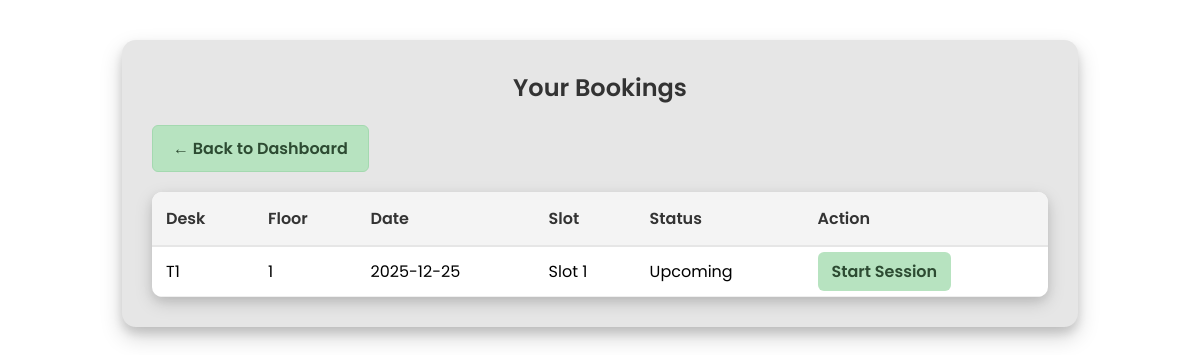
Screenshot of /booking/mybookings (signed in) with the database file from the repository.
### models.py (models this page shows)
class Booking(db.Model):
    id = db.Column(db.Integer, primary_key=True)
    user_id = db.Column(db.Integer, db.ForeignKey('user.id'), nullable=False)
    desk_number = db.Column(db.String(80), nullable=False)
    date = db.Column(db.String(20), nullable=False)
    timeslot = db.Column(db.String(30), nullable=False)
    floor = db.Column(db.Integer, nullable=False, default=1)
    status = db.Column(db.String(20), default="Upcoming")   # <-- UPDATED
    session_start = db.Column(db.DateTime, nullable=True)  # <-- NEW
    session_end = db.Column(db.DateTime, nullable=True)    # <-- NEW
    created_at = db.Column(db.DateTime, default=datetime.utcnow)
    user = db.relationship('User', backref='bookings', lazy=True)

### booking.py (the view)
@booking_bp.route('/mybookings')
@login_required
def mybookings():
    rows = Booking.query.filter(
        Booking.user_id == current_user.id,
        Booking.status.in_(["Upcoming", "Active"])
    ).order_by(Booking.date.asc(), Booking.timeslot.asc()).all()
    return render_template('mybookings.html', bookings=rows)

### app.py (called while the page is built)
@login_manager.user_loader
def load_user(user_id):
    return User.query.get(int(user_id))

### templates/mybookings.html (shortened to what this page needs)
<!doctype html>
<html>
<head>
</head>
<body>
  <div class="container">
    <h2>Your Bookings</h2>
    <a href="{{ url_for('booking.dashboard') }}" class="back-btn">← Back to Dashboard</a>
    {% if bookings %}
      <table>
        <thead>
          <tr>
            <th>Desk</th>
            <th>Floor</th>
            <th>Date</th>
            <th>Slot</th>
            <th>Status</th>
            <th>Action</th>
          </tr>
        </thead>
        <tbody>
          {% for b in bookings %}
          <tr>
            <td>{{ b.desk_number }}</td>
            <td>{{ b.floor }}</td>
            <td>{{ b.date }}</td>
            <td>{{ b.timeslot }}</td>
            <td>{{ b.status }}</td>
<td>
  {% if b.status == 'Upcoming' %}
    <a class="btn" href="{{ url_for('booking.start_booking', booking_id=b.id) }}">Start Session</a>
  {% elif b.status == 'Active' %}
    <a class="btn" href="{{ url_for('booking.fullscreen_workspace', booking_id=b.id) }}">Open Workspace</a>
    <a class="btn" href="{{ url_for('booking.end_session', booking_id=b.id) }}">End Session</a>
  {% elif b.status == 'Completed' %}
    <span style="color:#666;">Completed</span>
  {% else %}
    <span>-</span>
  {% endif %}
</td>
          </tr>
          {% endfor %}
        </tbody>
      </table>
    {% else %}
      <p>No bookings yet.</p>
    {% endif %}
  </div>
</body>
</html>

### templates/mybookings.html (style rules this page uses)
* { font-family: 'Poppins', Arial, sans-serif; }
body { background: #ffffff; margin: 0; padding: 40px; display: flex; justify-content: center; align-items: flex-start; }
.container { background: #e6e6e6; padding: 30px; width: 80%; max-width: 900px; border-radius: 14px; box-shadow: 0 10px 22px rgba(0,0,0,0.18), 0 6px 10px rgba(0,0,0,0.12); }
h2 { margin-top: 0; font-weight: 600; color: #333; margin-bottom: 20px; text-align: center; }
.back-btn { display: inline-block; padding: 10px 20px; background: #b7e3c0; color: #2d4b32; border-radius: 6px; font-weight: 600; text-decoration: none; border: 1px solid #a4d9b0; transition: 0.3s; margin-bottom: 20px; }
table { width: 100%; border-collapse: collapse; background: white; border-radius: 10px; overflow: hidden; box-shadow: 0 6px 18px rgba(0,0,0,0.15), 0 4px 10px rgba(0,0,0,0.08); }
th { text-align: left; padding: 14px; background: #f4f4f4; color: #333; border-bottom: 2px solid #e6e6e6; font-weight: 600; }
td { padding: 12px 14px; border-bottom: 1px solid #efefef; }
.btn { padding: 8px 14px; border-radius: 6px; background: #b7e3c0; color: #2d4b32; border: none; font-weight: 600; text-decoration: none; transition: 0.3s ease; }

### rows the page displays
Booking: desk_number "T1", floor "1", date "2025-12-25", timeslot "Slot 1", status "Upcoming"
